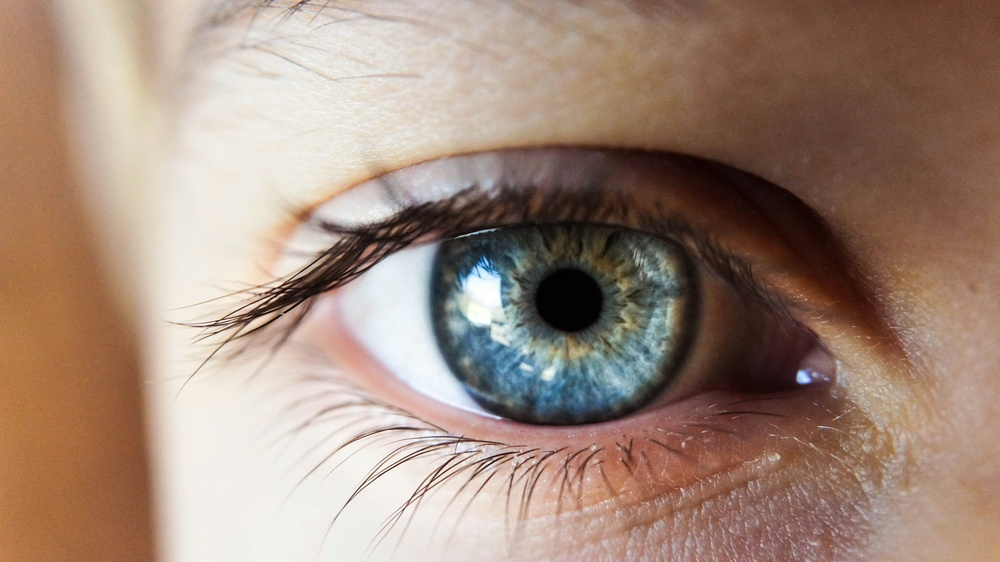
#> input picture Image_processing_Practical_labs/Exp3/Arithmatic opreation on imag/eyes.jpg, 1000 x 562 px, shrunk from 3000 x 1686 before the run
$ jupyter execute Image_Crop.ipynb
#> lines starting #> are read from the running program, lines starting #| are printed output that depends on the picture
[cell 1]
import cv2

# Read the image
img = cv2.imread('eyes.jpg')
#> img is the input picture: shape (562, 1000, 3); mean B, G, R 122.6, 137, 160.7

# Print original dimensions
height, width, channels = img.shape
#> height = 562; width = 1000; channels = 3
print(f"Original Size: {width} x {height} pixels")
#| Original Size: 1000 x 562 pixels
print(f"Number of channels: {channels}")
#| Number of channels: 3

[cell 2]
import cv2
import matplotlib.pyplot as plt

# Read the image
img = cv2.imread('eyes.jpg')     # replace with your image filename
img = cv2.cvtColor(img, cv2.COLOR_BGR2RGB)  # Convert from BGR to RGB for correct display

# Show original image
plt.figure(figsize=(10,4))
plt.subplot(1,2,1)
plt.imshow(img)
plt.title('Original Image')
plt.axis('off')

# Crop image from start (top-left corner)
# Syntax: cropped = img[row_start:row_end, col_start:col_end]
cropped = img[0:150, 0:200]  # first 150 rows and 200 columns
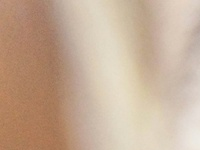
#> cropped: shape (150, 200, 3); mean R, G, B 198.3, 173, 151.2

# Show cropped image
plt.subplot(1,2,2)
plt.imshow(cropped)
plt.title('Cropped (Top-Left Corner)')
plt.axis('off')

plt.show()
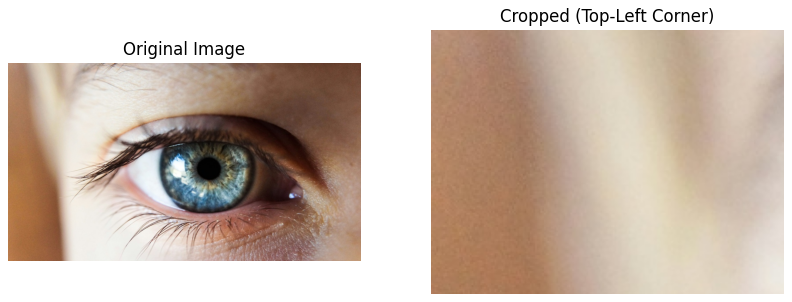
#> figure drawn by matplotlib, 2 panels

$ run again, with Image_processing_Practical_labs/Exp3/Arithmatic opreation on imag/Second_img.png saved as Image_processing_Practical_labs/Exp3/Arithmatic opreation on imag/eyes.jpg
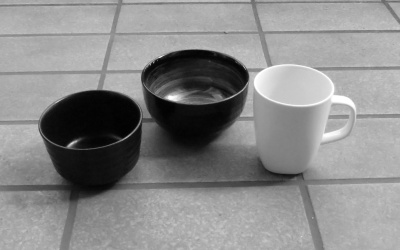
#> input picture Image_processing_Practical_labs/Exp3/Arithmatic opreation on imag/Second_img.png, 400 x 250 px
#> img is the input picture: shape (250, 400, 3); min 0, max 255, mean 137.5
#| Original Size: 400 x 250 pixels
#| Number of channels: 3
#> `cropped = img[0:150, 0:200]`:
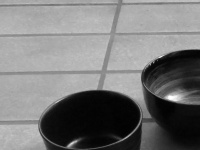
#> cropped: shape (150, 200, 3); min 0, max 255, mean 120.8
#> `plt.show()`:
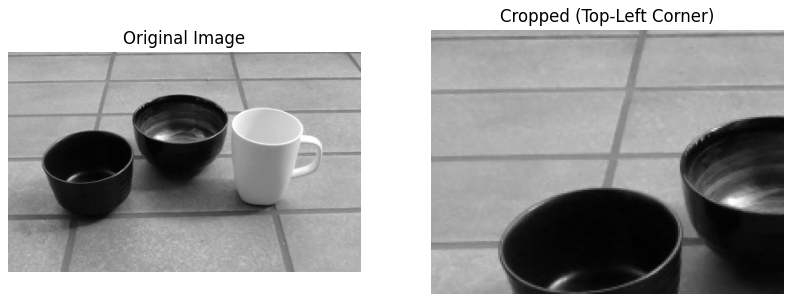
#> figure drawn by matplotlib, 2 panels
